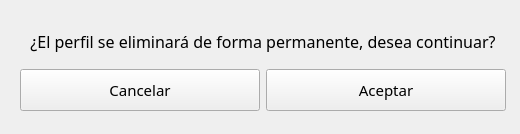
<?xml version="1.0" encoding="UTF-8"?>
<ui version="4.0">
 <class>MainWindow</class>
 <widget class="QMainWindow" name="MainWindow">
  <property name="geometry">
   <rect>
    <x>0</x>
    <y>0</y>
    <width>520</width>
    <height>134</height>
   </rect>
  </property>
  <property name="minimumSize">
   <size>
    <width>0</width>
    <height>0</height>
   </size>
  </property>
  <property name="maximumSize">
   <size>
    <width>626</width>
    <height>417</height>
   </size>
  </property>
  <property name="windowTitle">
   <string>Eliminar</string>
  </property>
  <widget class="QWidget" name="centralwidget_eliminar">
   <widget class="QWidget" name="widget_eliminar" native="true">
    <property name="geometry">
     <rect>
      <x>0</x>
      <y>-10</y>
      <width>531</width>
      <height>151</height>
     </rect>
    </property>
    <widget class="QWidget" name="">
     <property name="geometry">
      <rect>
       <x>20</x>
       <y>30</y>
       <width>486</width>
       <height>91</height>
      </rect>
     </property>
     <layout class="QVBoxLayout" name="verticalLayout">
      <item>
       <widget class="QLabel" name="QLabel_Texto_Eliminar">
        <property name="font">
         <font>
          <family>Kodchasan</family>
          <pointsize>12</pointsize>
         </font>
        </property>
        <property name="text">
         <string>¿El perfil se eliminará de forma permanente, desea continuar?</string>
        </property>
        <property name="alignment">
         <set>Qt::AlignCenter</set>
        </property>
       </widget>
      </item>
      <item>
       <layout class="QHBoxLayout" name="horizontalLayout">
        <item>
         <widget class="QPushButton" name="QPushButton_Cancelar">
          <property name="enabled">
           <bool>true</bool>
          </property>
          <property name="sizePolicy">
           <sizepolicy hsizetype="Ignored" vsizetype="Ignored">
            <horstretch>0</horstretch>
            <verstretch>0</verstretch>
           </sizepolicy>
          </property>
          <property name="font">
           <font>
            <family>Kodchasan</family>
            <pointsize>11</pointsize>
           </font>
          </property>
          <property name="text">
           <string>Cancelar</string>
          </property>
         </widget>
        </item>
        <item>
         <widget class="QPushButton" name="QPushButton_Eliminar">
          <property name="sizePolicy">
           <sizepolicy hsizetype="Ignored" vsizetype="Ignored">
            <horstretch>0</horstretch>
            <verstretch>0</verstretch>
           </sizepolicy>
          </property>
          <property name="font">
           <font>
            <family>Kodchasan</family>
            <pointsize>11</pointsize>
           </font>
          </property>
          <property name="text">
           <string>Aceptar</string>
          </property>
         </widget>
        </item>
       </layout>
      </item>
     </layout>
    </widget>
   </widget>
  </widget>
 </widget>
 <resources/>
 <connections/>
</ui>
